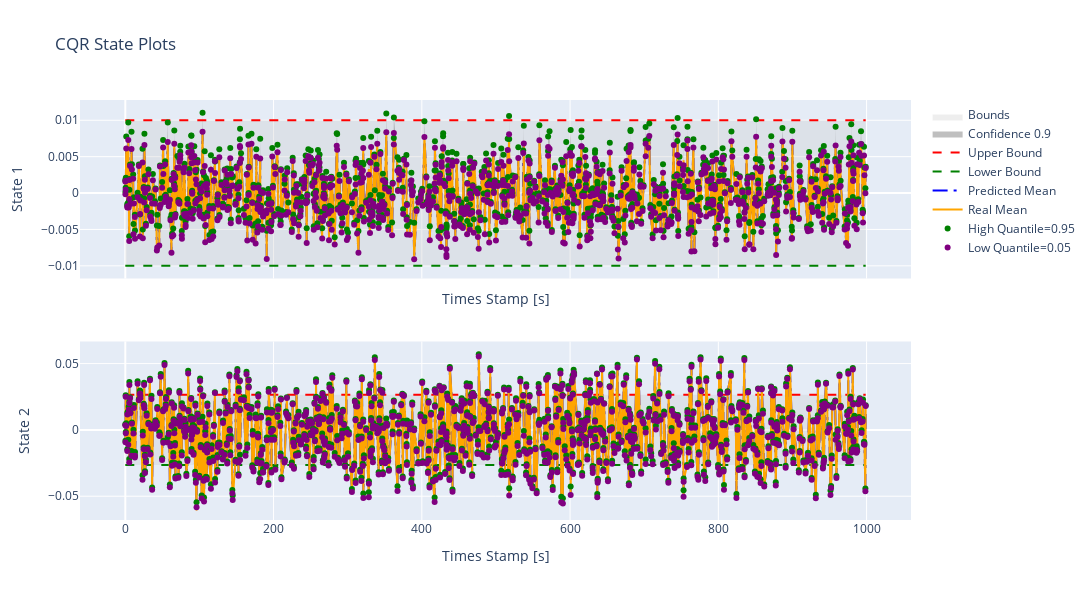

Source (notebook cell):
### Markdown cell above
This plot is made against test data which till now is untouched.

### Code cell
dm.plot_cqr_error_plotly()

### Figure 1 — Plotly figure (JSON) as saved in the notebook; plotly's stock layout.template omitted (floating-point values rounded to 4 significant figures; data arrays with more than 128 entries replaced by an {"elided": "..."} marker saying what was removed)
{"data": [{"fill": "toself", "fillcolor": "rgba(200, 200, 200, 0.3)", "line": {"color": "rgba(255,255,255,0)"}, "name": "Bounds", "showlegend": true, "type": "scatter", "x": [0, 998.8, 998.8, 0], "xaxis": "x", "y": [-0.01, -0.01, 0.01, 0.01], "yaxis": "y"}, {"fill": "toself", "fillcolor": "rgba(128, 128, 128, 0.5)", "line": {"color": "rgba(255,255,255,0)"}, "name": "Confidence 0.9", "showlegend": true, "type": "scatter", "x": {"elided": "2000 float values"}, "xaxis": "x", "y": {"elided": "2000 float values"}, "yaxis": "y"}, {"line": {"color": "red", "dash": "dash"}, "mode": "lines", "name": "Upper Bound", "showlegend": true, "type": "scatter", "x": {"elided": "1000 float values"}, "xaxis": "x", "y": {"elided": "1000 float values"}, "yaxis": "y"}, {"line": {"color": "green", "dash": "dash"}, "mode": "lines", "name": "Lower Bound", "showlegend": true, "type": "scatter", "x": {"elided": "1000 float values"}, "xaxis": "x", "y": {"elided": "1000 float values"}, "yaxis": "y"}, {"line": {"color": "blue", "dash": "longdashdot"}, "mode": "lines", "name": "Predicted Mean", "showlegend": true, "type": "scatter", "x": {"elided": "1000 float values"}, "xaxis": "x", "y": {"elided": "1000 float values"}, "yaxis": "y"}, {"line": {"color": "orange"}, "mode": "lines", "name": "Real Mean", "showlegend": true, "type": "scatter", "x": {"elided": "1000 float values"}, "xaxis": "x", "y": {"elided": "1000 float values"}, "yaxis": "y"}, {"marker": {"color": "green", "size": 6}, "mode": "markers", "name": "High Quantile=0.95", "showlegend": true, "type": "scatter", "x": {"elided": "1000 float values"}, "xaxis": "x", "y": {"elided": "1000 float values"}, "yaxis": "y"}, {"marker": {"color": "purple", "size": 6}, "mode": "markers", "name": "Low Quantile=0.05", "showlegend": true, "type": "scatter", "x": {"elided": "1000 float values"}, "xaxis": "x", "y": {"elided": "1000 float values"}, "yaxis": "y"}, {"fill": "toself", "fillcolor": "rgba(200, 200, 200, 0.3)", "line": {"color": "rgba(255,255,255,0)"}, "name": "Bounds", "showlegend": false, "type": "scatter", "x": [0, 998.8, 998.8, 0], "xaxis": "x2", "y": [-0.0265, -0.0265, 0.0265, 0.0265], "yaxis": "y2"}, {"fill": "toself", "fillcolor": "rgba(128, 128, 128, 0.5)", "line": {"color": "rgba(255,255,255,0)"}, "name": "Confidence 0.9", "showlegend": false, "type": "scatter", "x": {"elided": "2000 float values"}, "xaxis": "x2", "y": {"elided": "2000 float values"}, "yaxis": "y2"}, {"line": {"color": "red", "dash": "dash"}, "mode": "lines", "name": "Upper Bound", "showlegend": false, "type": "scatter", "x": {"elided": "1000 float values"}, "xaxis": "x2", "y": {"elided": "1000 float values"}, "yaxis": "y2"}, {"line": {"color": "green", "dash": "dash"}, "mode": "lines", "name": "Lower Bound", "showlegend": false, "type": "scatter", "x": {"elided": "1000 float values"}, "xaxis": "x2", "y": {"elided": "1000 float values"}, "yaxis": "y2"}, {"line": {"color": "blue", "dash": "longdashdot"}, "mode": "lines", "name": "Predicted Mean", "showlegend": false, "type": "scatter", "x": {"elided": "1000 float values"}, "xaxis": "x2", "y": {"elided": "1000 float values"}, "yaxis": "y2"}, {"line": {"color": "orange"}, "mode": "lines", "name": "Real Mean", "showlegend": false, "type": "scatter", "x": {"elided": "1000 float values"}, "xaxis": "x2", "y": {"elided": "1000 float values"}, "yaxis": "y2"}, {"marker": {"color": "green", "size": 6}, "mode": "markers", "name": "High Quantile=0.95", "showlegend": false, "type": "scatter", "x": {"elided": "1000 float values"}, "xaxis": "x2", "y": {"elided": "1000 float values"}, "yaxis": "y2"}, {"marker": {"color": "purple", "size": 6}, "mode": "markers", "name": "Low Quantile=0.05", "showlegend": false, "type": "scatter", "x": {"elided": "1000 float values"}, "xaxis": "x2", "y": {"elided": "1000 float values"}, "yaxis": "y2"}], "layout": {"height": 600, "showlegend": true, "title": {"text": "CQR State Plots"}, "width": 1800, "xaxis": {"anchor": "y", "domain": [0, 1], "matches": "x2", "showticklabels": false, "title": {"text": "Times Stamp [s]"}}, "xaxis2": {"anchor": "y2", "domain": [0, 1], "title": {"text": "Times Stamp [s]"}}, "yaxis": {"anchor": "x", "domain": [0.575, 1], "title": {"text": " State 1"}}, "yaxis2": {"anchor": "x2", "domain": [0, 0.425], "title": {"text": " State 2"}}}}
